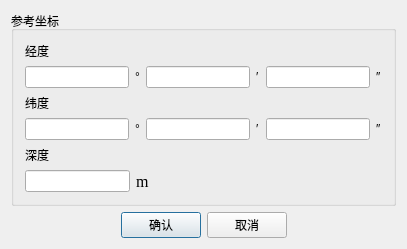
<?xml version="1.0" encoding="UTF-8"?>
<ui version="4.0">
 <class>MissionSettingDialogClass</class>
 <widget class="QDialog" name="MissionSettingDialogClass">
  <property name="geometry">
   <rect>
    <x>0</x>
    <y>0</y>
    <width>407</width>
    <height>249</height>
   </rect>
  </property>
  <property name="windowTitle">
   <string>MissionSettingDialog</string>
  </property>
  <layout class="QGridLayout" name="gridLayout">
   <item row="0" column="0">
    <widget class="QGroupBox" name="groupBox">
     <property name="title">
      <string>参考坐标</string>
     </property>
     <layout class="QVBoxLayout" name="verticalLayout">
      <item>
       <widget class="QLabel" name="label">
        <property name="text">
         <string>经度</string>
        </property>
       </widget>
      </item>
      <item>
       <layout class="QHBoxLayout" name="horizontalLayout">
        <item>
         <widget class="QLineEdit" name="lineEdit"/>
        </item>
        <item>
         <widget class="QLabel" name="label_2">
          <property name="text">
           <string>°</string>
          </property>
         </widget>
        </item>
        <item>
         <widget class="QLineEdit" name="lineEdit_2"/>
        </item>
        <item>
         <widget class="QLabel" name="label_3">
          <property name="text">
           <string>′</string>
          </property>
         </widget>
        </item>
        <item>
         <widget class="QLineEdit" name="lineEdit_3"/>
        </item>
        <item>
         <widget class="QLabel" name="label_4">
          <property name="text">
           <string>″</string>
          </property>
         </widget>
        </item>
       </layout>
      </item>
      <item>
       <widget class="QLabel" name="label_5">
        <property name="text">
         <string>纬度</string>
        </property>
       </widget>
      </item>
      <item>
       <layout class="QHBoxLayout" name="horizontalLayout_2">
        <item>
         <widget class="QLineEdit" name="lineEdit_4"/>
        </item>
        <item>
         <widget class="QLabel" name="label_6">
          <property name="text">
           <string>°</string>
          </property>
         </widget>
        </item>
        <item>
         <widget class="QLineEdit" name="lineEdit_5"/>
        </item>
        <item>
         <widget class="QLabel" name="label_7">
          <property name="text">
           <string>′</string>
          </property>
         </widget>
        </item>
        <item>
         <widget class="QLineEdit" name="lineEdit_6"/>
        </item>
        <item>
         <widget class="QLabel" name="label_8">
          <property name="text">
           <string>″</string>
          </property>
         </widget>
        </item>
       </layout>
      </item>
      <item>
       <widget class="QLabel" name="label_9">
        <property name="text">
         <string>深度</string>
        </property>
       </widget>
      </item>
      <item>
       <layout class="QHBoxLayout" name="horizontalLayout_3" stretch="3,1,6">
        <item>
         <widget class="QLineEdit" name="lineEdit_7"/>
        </item>
        <item>
         <widget class="QLabel" name="label_10">
          <property name="font">
           <font>
            <family>Times New Roman</family>
            <pointsize>12</pointsize>
           </font>
          </property>
          <property name="text">
           <string>m</string>
          </property>
         </widget>
        </item>
        <item>
         <spacer name="horizontalSpacer">
          <property name="orientation">
           <enum>Qt::Horizontal</enum>
          </property>
          <property name="sizeHint" stdset="0">
           <size>
            <width>50</width>
            <height>20</height>
           </size>
          </property>
         </spacer>
        </item>
       </layout>
      </item>
     </layout>
    </widget>
   </item>
   <item row="1" column="0">
    <layout class="QHBoxLayout" name="horizontalLayout_4">
     <item>
      <spacer name="horizontalSpacer_2">
       <property name="orientation">
        <enum>Qt::Horizontal</enum>
       </property>
       <property name="sizeHint" stdset="0">
        <size>
         <width>40</width>
         <height>20</height>
        </size>
       </property>
      </spacer>
     </item>
     <item>
      <layout class="QFormLayout" name="formLayout">
       <property name="formAlignment">
        <set>Qt::AlignCenter</set>
       </property>
       <item row="0" column="0">
        <widget class="QPushButton" name="pushButton">
         <property name="text">
          <string>确认</string>
         </property>
        </widget>
       </item>
       <item row="0" column="1">
        <widget class="QPushButton" name="pushButton_2">
         <property name="text">
          <string>取消</string>
         </property>
        </widget>
       </item>
      </layout>
     </item>
     <item>
      <spacer name="horizontalSpacer_3">
       <property name="orientation">
        <enum>Qt::Horizontal</enum>
       </property>
       <property name="sizeHint" stdset="0">
        <size>
         <width>40</width>
         <height>20</height>
        </size>
       </property>
      </spacer>
     </item>
    </layout>
   </item>
  </layout>
 </widget>
 <layoutdefault spacing="6" margin="11"/>
 <resources/>
 <connections/>
</ui>
